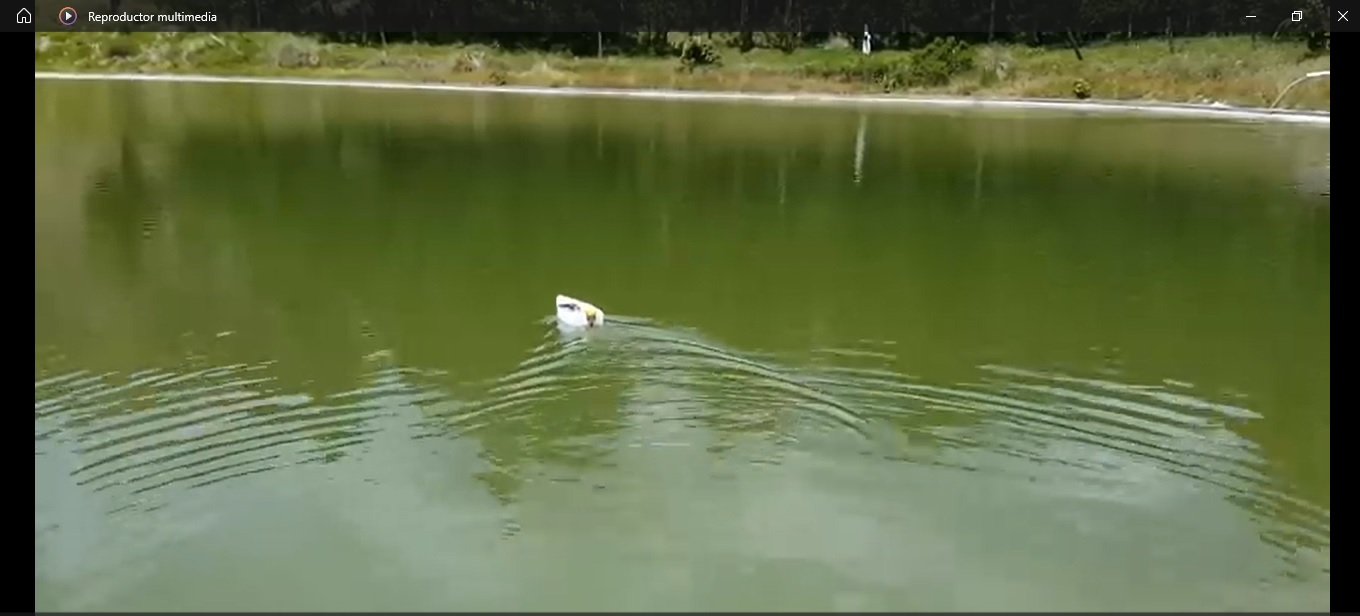
#> input picture img/sintitulo.jpg, 1360 x 616 px, found by its file name; its folder holds 5 pictures in this run
$ python detec_obj_2.py
#> lines starting #> are read from the running program, lines starting #| are printed output that depends on the picture; after the words box and inside, x2 and y2 are one past the last pixel; in counts of white or black regions, pixels touching at a corner belong together
#> further down, image is the input picture: shape (616, 1360, 3); mean B, G, R 68.8, 109.7, 97.6
from os.path import abspath, dirname, join
from sys import argv
import cv2
import numpy as np

def adjust_contrast_brightness(image, alpha=1.0, beta=0):
#> called with alpha = 1, beta = 20
    return cv2.convertScaleAbs(image, alpha=alpha, beta=beta)

def detect_objects_median_dog(image):
    # Ajustar el contraste y brillo de la imagen
    adjusted_image = adjust_contrast_brightness(image, alpha=1, beta=20)

    # Convertir a escala de grises
    gray = cv2.cvtColor(adjusted_image, cv2.COLOR_BGR2GRAY)

    # Aplicar filtro de Mediana para reducir el ruido
    median_filtered = cv2.medianBlur(gray, 5)

    # Aplicar Diferencia de Gaussianas (DoG)
    blur1 = cv2.GaussianBlur(median_filtered, (3, 3), 0)
    blur2 = cv2.GaussianBlur(median_filtered, (17, 17), 0)
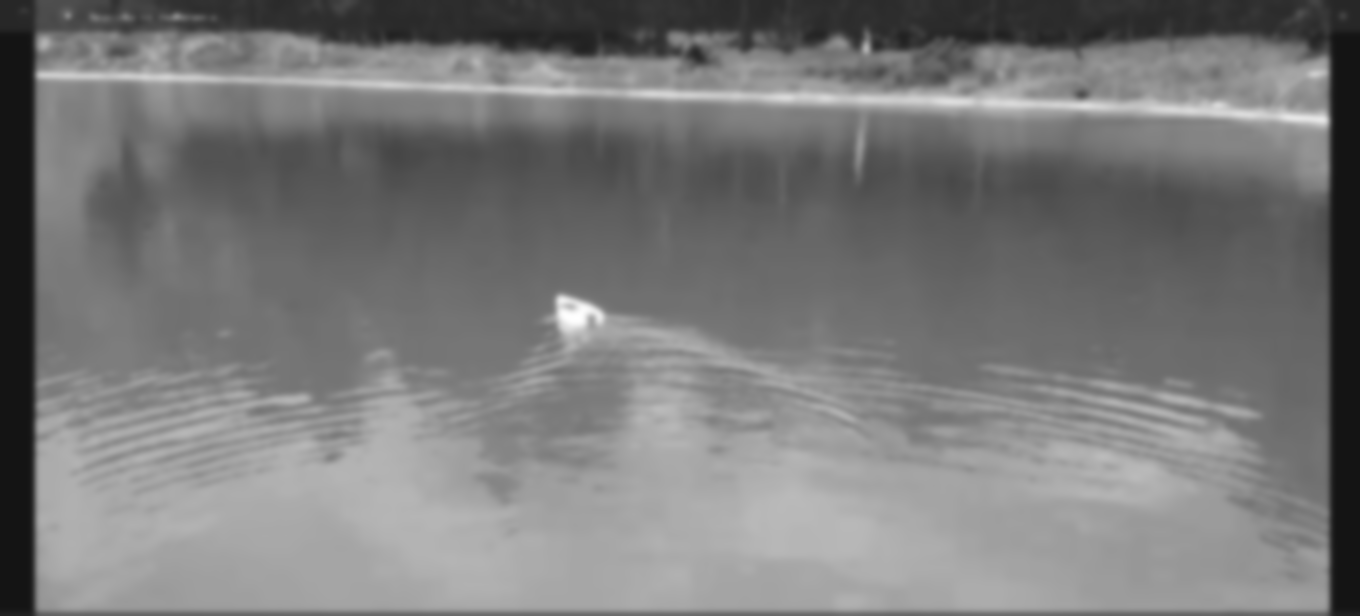
#> blur2: shape (616, 1360); min 20, max 255, mean 121.3

    dog = cv2.absdiff(blur1, blur2)
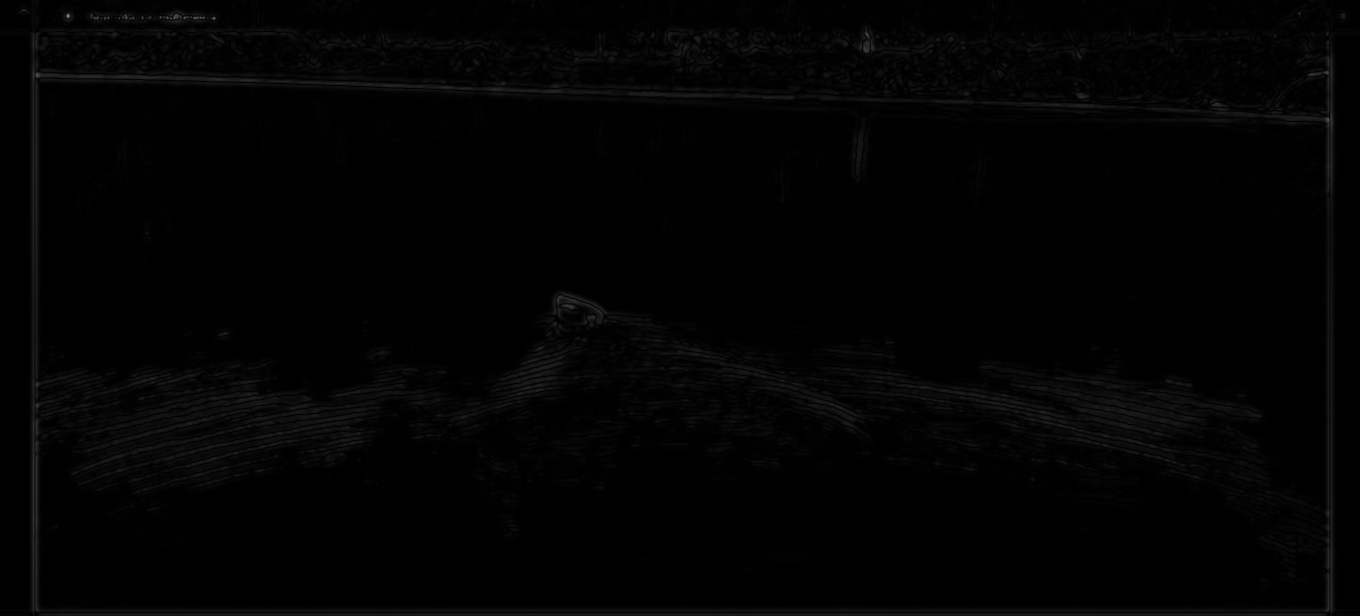
#> dog: shape (616, 1360); min 0, max 120, mean 2.6

    # Binarizar la imagen
    _, binary_map = cv2.threshold(dog, 18, 255, cv2.THRESH_BINARY)
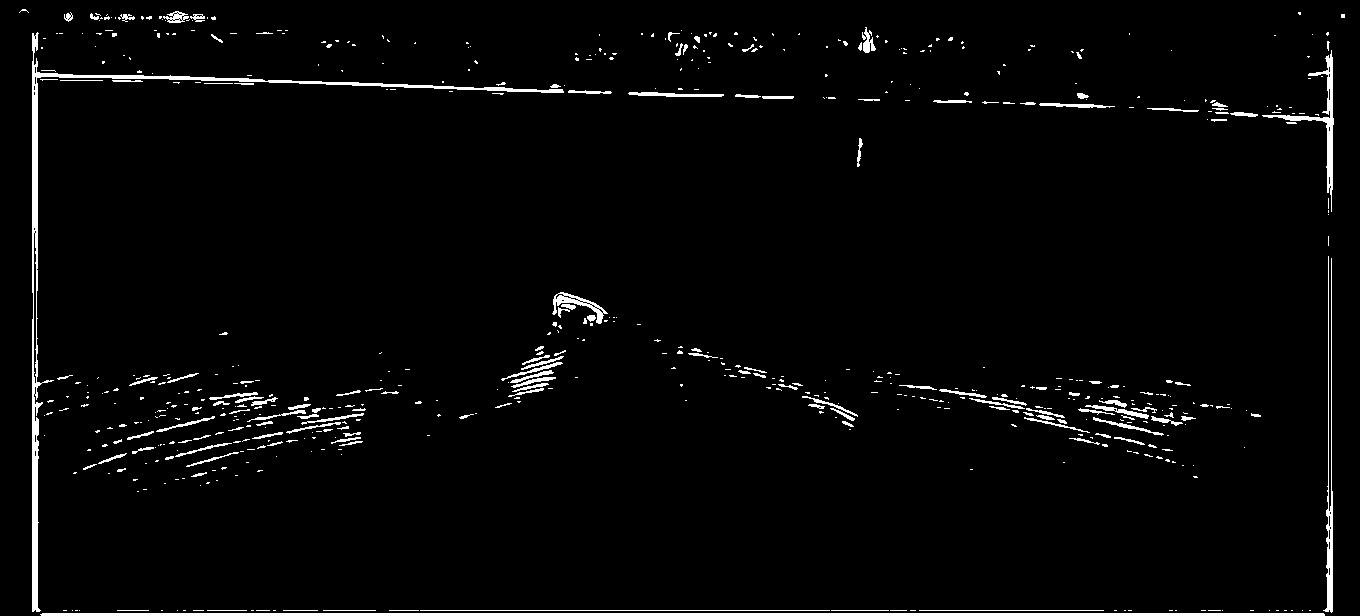
#> binary_map: shape (616, 1360); 2.8% white; 616 white regions (468 under 20 px), largest, box (x1, y1, x2, y2) and area: (32, 32, 564, 612) 4746, (40, 613, 1325, 616) 3851, (1323, 256, 1333, 613) 1121

    # Aplicar operaciones morfológicas para limpiar la imagen binaria
    kernel = np.ones((5, 5), np.uint8)
    binary_map = cv2.morphologyEx(binary_map, cv2.MORPH_CLOSE, kernel)
#> binary_map: shape (616, 1360); 3.8% white; 289 white regions (209 under 20 px), largest, box (x1, y1, x2, y2) and area: (32, 32, 1333, 616) 14571, (246, 397, 366, 455) 1798, (1205, 41, 1334, 215) 1744
    binary_map = cv2.morphologyEx(binary_map, cv2.MORPH_OPEN, kernel)
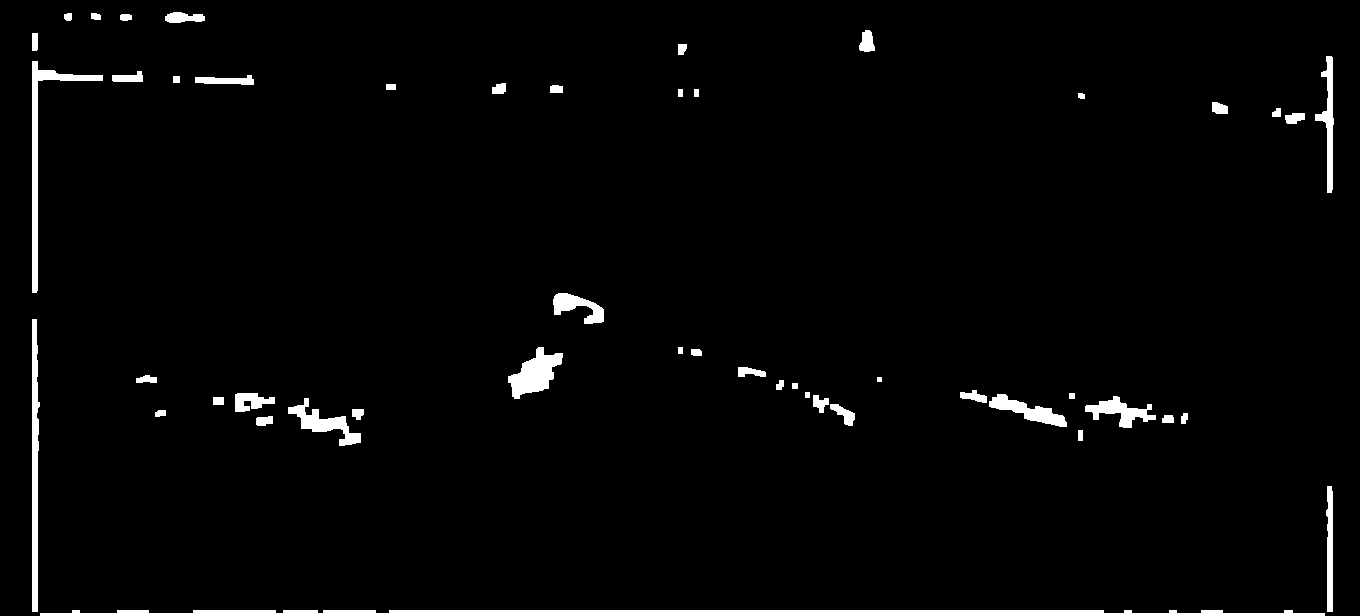
#> binary_map: shape (616, 1360); 2.7% white; 49 white regions

    # Encontrar contornos en la imagen binaria
    contours, _ = cv2.findContours(binary_map, cv2.RETR_EXTERNAL, cv2.CHAIN_APPROX_SIMPLE)
#> contours = 49 contours, 1 with area under 20; largest, box (x1, y1, x2, y2) and area: (40, 610, 1325, 616) 5467, (32, 61, 103, 293) 1572, (32, 319, 40, 612) 1455, (508, 347, 563, 399) 1382, (288, 398, 361, 446) 986

    # Crear una copia de la imagen para dibujar los contornos
    result_image = adjusted_image.copy()

    # Dibujar contornos alrededor de los objetos detectados
    for contour in contours:
        if cv2.contourArea(contour) > 50:  # Filtrar contornos pequeños
            x, y, w, h = cv2.boundingRect(contour)
            cv2.rectangle(result_image, (x, y), (x + w, y + h), (0, 255, 0), 2)
#> this loop made 49 passes
#> (contour, x, y, w, h) on pass 11: ([[213, 397], [213, 404], [223, 404], [223, 397]], 213, 397, 11, 8)
#> (x, y, w, h) on passes 1, 2, 4, 5, 7, 8: (40, 610, 1285, 6), (1326, 486, 7, 126), (256, 416, 17, 10), (1162, 415, 12, 8), (155, 410, 11, 7), (352, 409, 12, 11)
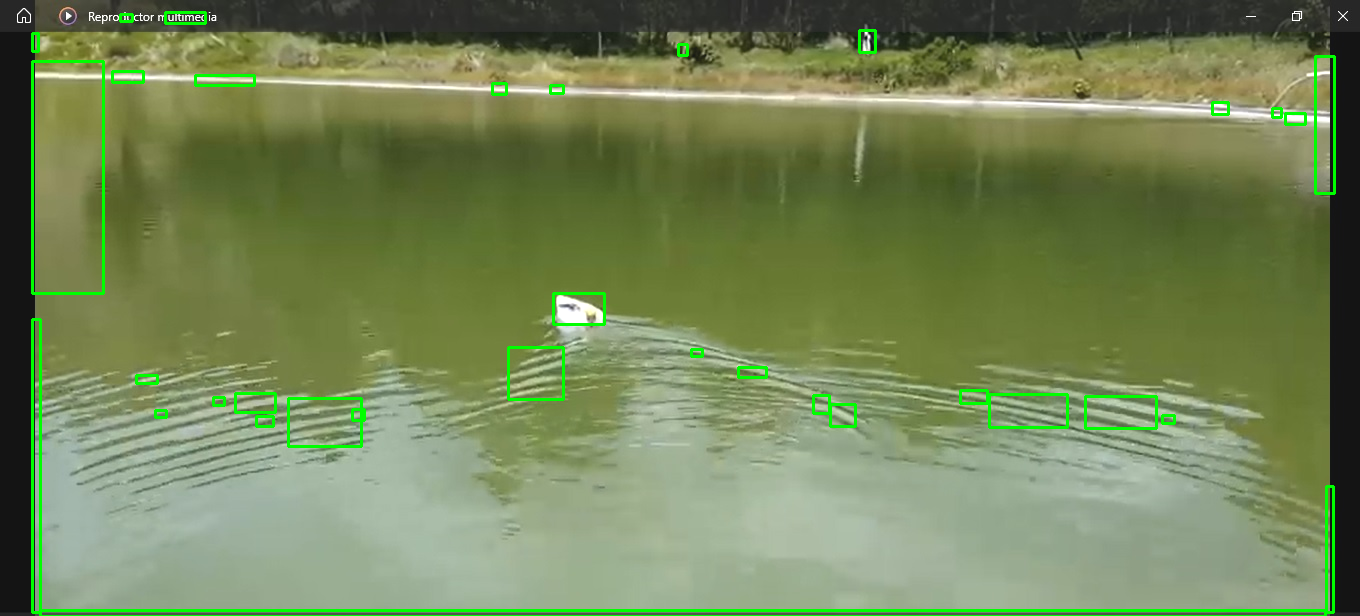
#> result_image: shape (616, 1360, 3); mean B, G, R 86.5, 132.3, 115

    return result_image

# Ruta de la imagen
if len(argv) > 1:
    filename = join(dirname(dirname(abspath(__file__))), f"img/{argv[1]}")
else:
    filename = join(dirname(dirname(abspath(__file__))), "img/sintitulo.jpg")

print(filename)

# Cargar la imagen
image = cv2.imread(filename)

# Verificar si la imagen se cargó correctamente
if image is None:
    print("No se pudo cargar la imagen.")
else:
    # Detectar objetos en el agua usando filtro de Mediana y Diferencia de Gaussianas
    result = detect_objects_median_dog(image)

    # Mostrar la imagen con los objetos detectados
    resized_image = cv2.resize(result, (300, 300))
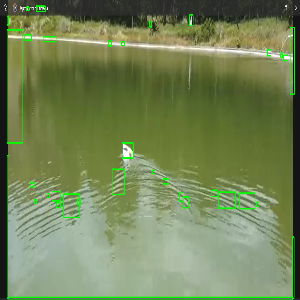
#> resized_image: shape (300, 300, 3); mean B, G, R 86.4, 131.9, 114.9
    cv2.imshow("Detección de Objetos en el Agua", resized_image)
    cv2.waitKey(0)
    cv2.destroyAllWindows()
